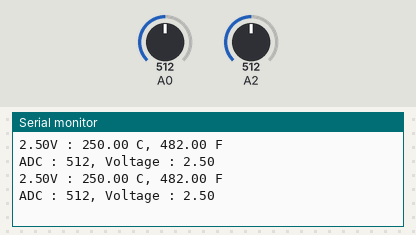
Recording of a sketch running on a simulated Arduino Uno, built with avr-gcc and run on an emulated ATmega328P. On the bench: the last lines printed to the serial monitor. The inputs (shaded band) are chosen by the test bench; at power-on: A0 = 512, A2 = 512.

Above: at 1.8 s.
1.9 s: A0 set to 716
At 2.8 s:
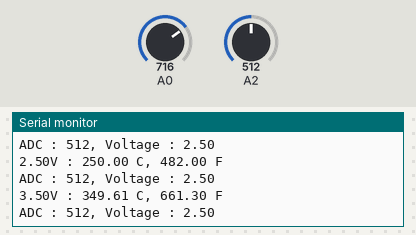
3.4 s: A2 set to 716
At 4.7 s:
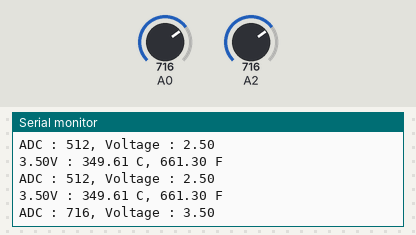
4.9 s: A0 set to 900
At 5.8 s:
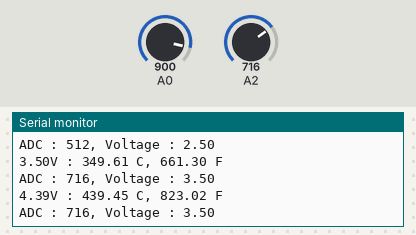
6.4 s: A2 set to 900
At 7.4 s:
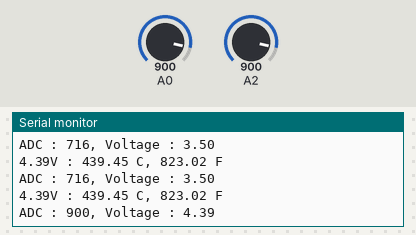
Timing chart, 0 to 8.9 s (numbered marks = the images above; inputs shaded):
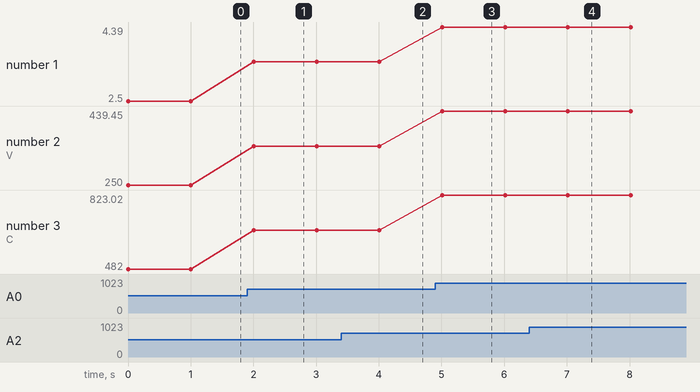

Measured:
- after the input at 1.9 s, the serial monitor: prints a new line after 0.11 s (image 1)
- after the input at 3.4 s, the serial monitor: prints a new line after 0.64 s (image 2)
- after the input at 4.9 s, the serial monitor: prints a new line after 0.11 s (image 3)
- after the input at 6.4 s, the serial monitor: prints a new line after 0.65 s (image 4)
- plotted number 1: 2.5 → 3.5 after the input at 1.9 s, 3.5 → 4.39 after the input at 4.9 s
- plotted number 2: 250 → 349.61 after the input at 1.9 s, 349.61 → 439.45 after the input at 4.9 s
- plotted number 3: 482 → 661.3 after the input at 1.9 s, 661.3 → 823.02 after the input at 4.9 s

The sketch:

LAB7_2.ino
```cpp
void setup() {
  // put your setup code here, to run once:
  Serial.begin(9600);
}

void readTemperature() {
  // put your main code here, to run repeatedly:
  int reading = analogRead(54);

  float voltage = reading * 5.0 / 1024.0;
  Serial.print(voltage);
  Serial.print("V : ");

  float temp_C = voltage * 100;
  Serial.print(temp_C);
  Serial.print(" C, ");

  float temp_F = (temp_C * 9.0/5.0) + 32;
  Serial.print(temp_F);
  Serial.println(" F");
}

void readIlluminance() {

  int reading = analogRead(56);
  Serial.print("ADC : ");
  Serial.print(reading);

  float voltage = reading * 5.0 / 1024;
  Serial.print(", Voltage : ");
  Serial.println(voltage);
}

void loop() {
  readTemperature();
  readIlluminance();
  delay(1000);
}
```
